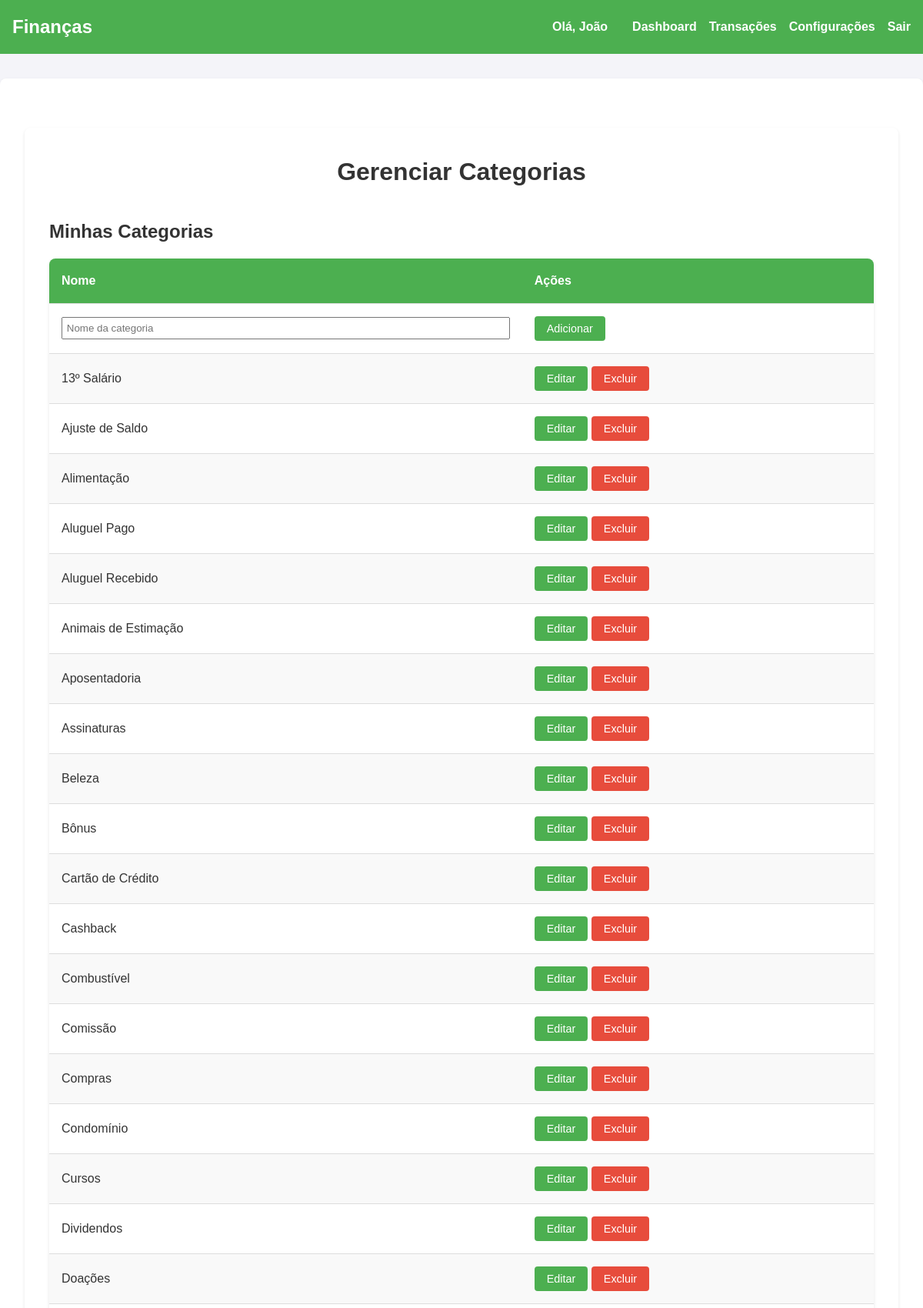
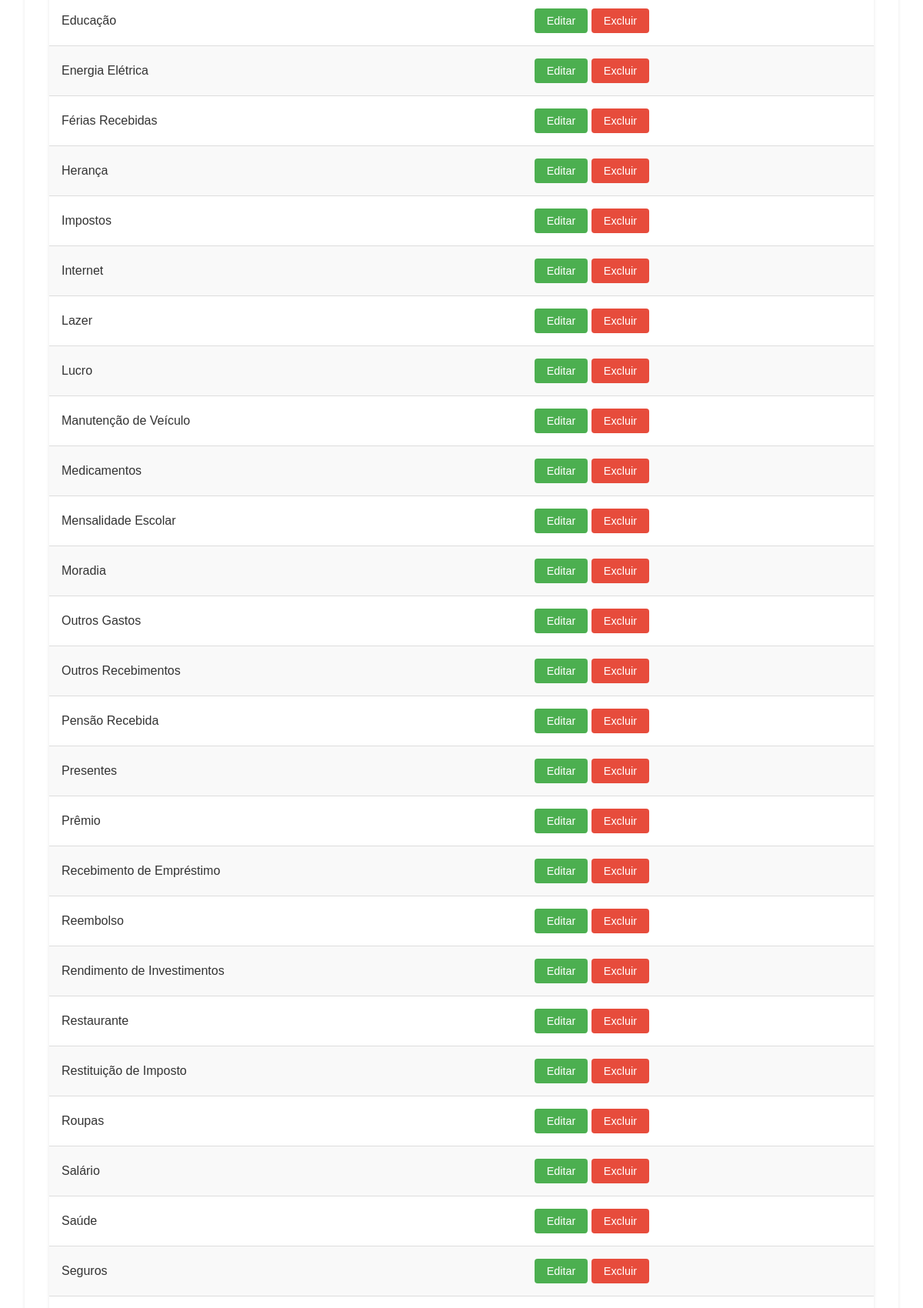
/configuracoes/categorias (signed in, upper part), run on the app's committed database (2 pictures, top to bottom).
### models.py (models this page shows, shortened)
class Category(db.Model):
    id = db.Column(db.Integer, primary_key=True)
    name = db.Column(db.String(50), nullable=False, unique=True)
    transactions = db.relationship('Transaction', backref='category', lazy=True) # Example usage: transaction.category

### app.py (the view)
@app.route('/configuracoes/categorias', methods=['GET', 'POST'])
def configuracoes_categorias():
    if not session.get('user_id'):
        return redirect(url_for('login'))
    categories = Category.query.order_by(Category.name).all()
    return render_template('configuracoes/categorias/configurar_categorias.html', categories=categories)

### templates/configuracoes/categorias/configurar_categorias.html (shortened to what this page needs)
{% extends "layout.html" %}
{% block content %}
<main class="container">
    <h1 class="page-title">Gerenciar Categorias</h1>
    <div class="table-container">
        <h2>Minhas Categorias</h2>
        <table class="styled-table">
            <thead>
                <tr>
                    <th>Nome</th>
                    <th>Ações</th>
                </tr>
            </thead>
            <tbody>
                <tr>
                    <form method="POST" action="/configuracoes/categorias/adicionar">
                        <td>
                            <input type="text" name="category_name" placeholder="Nome da categoria" required style="width: 100%; padding: 0.3rem;">
                        </td>
                        <td>
                            <button type="submit" class="btn">Adicionar</button>
                        </td>
                    </form>
                </tr>
                {% for category in categories %}
                <tr>
                    <td>{{ category.name }}</td>
                    <td>
                        <a href="/configuracoes/categorias/editar/{{ category.id }}" class="btn edit-btn">Editar</a>
                        <form method="POST" action="/configuracoes/categorias/excluir/{{ category.id }}" style="display:inline;">
                            <button type="submit" class="btn delete-btn" onclick="return confirm('Tem certeza que deseja excluir esta categoria?');">Excluir</button>
                        </form>
                    </td>
                </tr>
                {% endfor %}
            </tbody>
        </table>
    </div>
</main>
{% endblock content %}

### static/styles.css (style rules this page uses)
* { margin: 0; padding: 0; box-sizing: border-box; }
body { font-family: Arial, sans-serif; background-color: #f4f4f9; color: #333; line-height: 1.6; }
main .container { margin: 2rem auto; padding: 0 1rem; background: white; border-radius: 8px; box-shadow: 0 2px 4px rgba(0, 0, 0, 0.1); padding: 2rem; }
.page-title { text-align: center; margin-bottom: 2rem; font-size: 2rem; color: #333; }

### templates/configuracoes/categorias/configurar_categorias.html (style rules this page uses)
.table-container { margin-top: 2rem; }
.styled-table { width: 100%; border-collapse: collapse; margin: 1rem 0; font-size: 1rem; text-align: left; border-radius: 8px; overflow: hidden; box-shadow: 0 2px 4px rgba(0, 0, 0, 0.1); }
.styled-table thead tr { background-color: #4CAF50; color: white; text-align: left; font-weight: bold; }
.styled-table th, .styled-table td { padding: 1rem; border-bottom: 1px solid #ddd; }
.styled-table tbody tr:nth-of-type(even) { background-color: #f9f9f9; }
.styled-table .btn { padding: 0.5rem 1rem; font-size: 0.9rem; border-radius: 4px; text-decoration: none; color: white; background-color: #4CAF50; transition: background-color 0.3s ease; border: none; cursor: pointer; }
.styled-table .delete-btn { background-color: #e74c3c; }

### data on the page
Category: name "13º Salário"
Category: name "Ajuste de Saldo"
Category: name "Alimentação"
Category: name "Aluguel Pago"
Category: name "Aluguel Recebido"
Category: name "Animais de Estimação"
Category: name "Aposentadoria"
Category: name "Assinaturas"
Category: name "Beleza"
Category: name "Bônus"
Category: name "Cartão de Crédito"
Category: name "Cashback"
Category: name "Combustível"
Category: name "Comissão"
Category: name "Compras"
Category: name "Condomínio"
Category: name "Cursos"
Category: name "Dividendos"
Category: name "Doações"
Category: name "Educação"
Category: name "Energia Elétrica"
Category: name "Férias Recebidas"
Category: name "Herança"
Category: name "Impostos"
Category: name "Internet"
Category: name "Lazer"
Category: name "Lucro"
Category: name "Manutenção de Veículo"
Category: name "Medicamentos"
Category: name "Mensalidade Escolar"
Category: name "Moradia"
Category: name "Outros Gastos"
Category: name "Outros Recebimentos"
Category: name "Pensão Recebida"
Category: name "Presentes"
Category: name "Prêmio"
Category: name "Recebimento de Empréstimo"
Category: name "Reembolso"
Category: name "Rendimento de Investimentos"
Category: name "Restaurante"
Category: name "Restituição de Imposto"
Category: name "Roupas"
Category: name "Salário"
Category: name "Saúde"
Category: name "Seguros"

### other printed values
{{ session['username'] }} "João"
